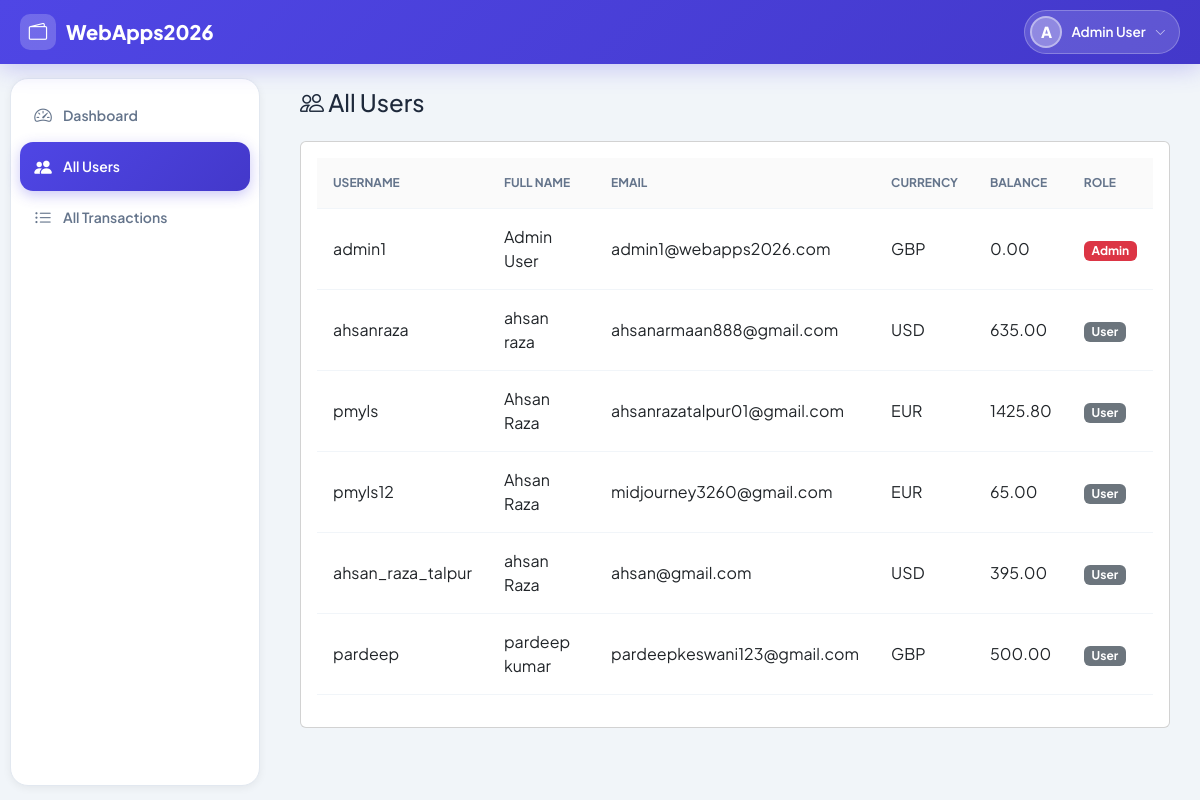
Page /webapps2026/admin/users/ (signed in) on the committed database.
### register/models.py (models this page shows, shortened)
class UserProfile(models.Model):
    CURRENCY_CHOICES = [
        ('GBP', 'GB Pounds (£)'),
        ('USD', 'US Dollars ($)'),
        ('EUR', 'Euros (€)'),
    ]
    user = models.OneToOneField(User, on_delete=models.CASCADE, related_name='profile')
    currency = models.CharField(max_length=3, choices=CURRENCY_CHOICES, default='GBP')
    balance = models.DecimalField(max_digits=12, decimal_places=2, default=0.00)
    is_admin = models.BooleanField(default=False)

### payapp/views.py (the view)
# urls.py: path('admin/users/', views.admin_users_view, name='admin_users'),
@login_required
def admin_users_view(request):
    if not request.user.profile.is_admin:
        return redirect('dashboard')
    from register.models import UserProfile
    users = UserProfile.objects.select_related('user').all()
    return render(request, 'admin/users.html', {'users': users})

### templates/admin/users.html (shortened to what this page needs)
{% extends 'base.html' %}
{% block content %}
<h4 class="mb-4"><i class="bi bi-people"></i> All Users</h4>
<div class="card p-3">
    {% if users %}
    <table class="table table-hover table-sm">
        <thead class="table-light">
            <tr>
                <th>Username</th>
                <th>Full Name</th>
                <th>Email</th>
                <th>Currency</th>
                <th>Balance</th>
                <th>Role</th>
            </tr>
        </thead>
        <tbody>
            {% for u in users %}
            <tr>
                <td>{{ u.user.username }}</td>
                <td>{{ u.user.get_full_name }}</td>
                <td>{{ u.user.email }}</td>
                <td>{{ u.currency }}</td>
                <td>{{ u.balance }}</td>
                <td>
                    {% if u.is_admin %}
                    <span class="badge bg-danger">Admin</span>
                    {% else %}
                    <span class="badge bg-secondary">User</span>
                    {% endif %}
                </td>
            </tr>
            {% endfor %}
        </tbody>
    </table>
    {% else %}
    <p class="text-muted small">No users found.</p>
    {% endif %}
</div>
{% endblock %}

### templates/base.html (shortened to what this page needs)
<!DOCTYPE html>
<html lang="en">
<head>
    <link href="https://cdn.jsdelivr.net/npm/bootstrap@5.3.0/dist/css/bootstrap.min.css" rel="stylesheet">
    <link href="https://cdn.jsdelivr.net/npm/bootstrap-icons@1.10.5/font/bootstrap-icons.css" rel="stylesheet">
    {% load static %}
    <link rel="stylesheet" href="{% static 'css/style.css' %}">
</head>
<body>
<nav class="navbar-modern">
    <div class="navbar-inner">
        <a class="navbar-brand" href="{% if user.is_authenticated %}{% url 'dashboard' %}{% else %}/{% endif %}">
            <div class="brand-icon"><i class="bi bi-wallet2"></i></div>
            <span>WebApps2026</span>
        </a>
        {% if user.is_authenticated %}
        <div style="position:relative;" id="userChipWrap">
            <div class="user-chip" id="userChip">
                <div class="user-avatar">{{ user.get_full_name|default:user.username|first|upper }}</div>
                <span class="user-chip-name">{{ user.get_full_name|default:user.username }}</span>
                <i class="bi bi-chevron-down user-chip-arrow"></i>
            </div>
        </div>
        {% endif %}
    </div>
</nav>
<div class="app-layout">
    {% if user.is_authenticated %}
    <div class="sidebar-wrapper" id="sidebarWrapper">
        <div class="sidebar-modern">
            <div class="sidebar-nav">
                {% if user.profile.is_admin %}
                <ul class="nav flex-column">
                    <li class="nav-item">
                        <a class="nav-link {% if request.resolver_match.url_name == 'admin_dashboard' %}active{% endif %}" href="{% url 'admin_dashboard' %}">
                            <i class="bi bi-speedometer2"></i><span>Dashboard</span>
                        </a>
                    </li>
                    <li class="nav-item">
                        <a class="nav-link {% if request.resolver_match.url_name == 'admin_users' %}active{% endif %}" href="{% url 'admin_users' %}">
                            <i class="bi bi-people-fill"></i><span>All Users</span>
                        </a>
                    </li>
                    <li class="nav-item">
                        <a class="nav-link {% if request.resolver_match.url_name == 'admin_transactions' %}active{% endif %}" href="{% url 'admin_transactions' %}">
                            <i class="bi bi-list-ul"></i><span>All Transactions</span>
                        </a>
                    </li>
                </ul>
                {% endif %}
            </div>
        </div>
    </div>
    {% endif %}
    <div class="main-content">
        {% block content %}{% endblock %}
    </div>
</div>
</body>
</html>

### rows in the picture
UserProfile: user.username "admin1", user.get_full_name "Admin User", user.email "admin1@webapps2026.com", currency "GBP", balance "0.00", is_admin "Admin"
UserProfile: user.username "ahsanraza", user.get_full_name "ahsan raza", user.email "ahsanarmaan888@gmail.com", currency "USD", balance "635.00", is_admin "User"
UserProfile: user.username "pmyls", user.get_full_name "Ahsan Raza", user.email "ahsanrazatalpur01@gmail.com", currency "EUR", balance "1425.80", is_admin "User"
UserProfile: user.username "pmyls12", user.get_full_name "Ahsan Raza", user.email "midjourney3260@gmail.com", currency "EUR", balance "65.00", is_admin "User"
UserProfile: user.username "ahsan_raza_talpur", user.get_full_name "ahsan Raza", user.email "ahsan@gmail.com", currency "USD", balance "395.00", is_admin "User"
UserProfile: user.username "pardeep", user.get_full_name "pardeep kumar", user.email "pardeepkeswani123@gmail.com", currency "GBP", balance "500.00", is_admin "User"

### other values in the picture
{{ user.get_full_name|default:user.username|first|upper }} "A"
{{ user.get_full_name|default:user.username }} "Admin User"
